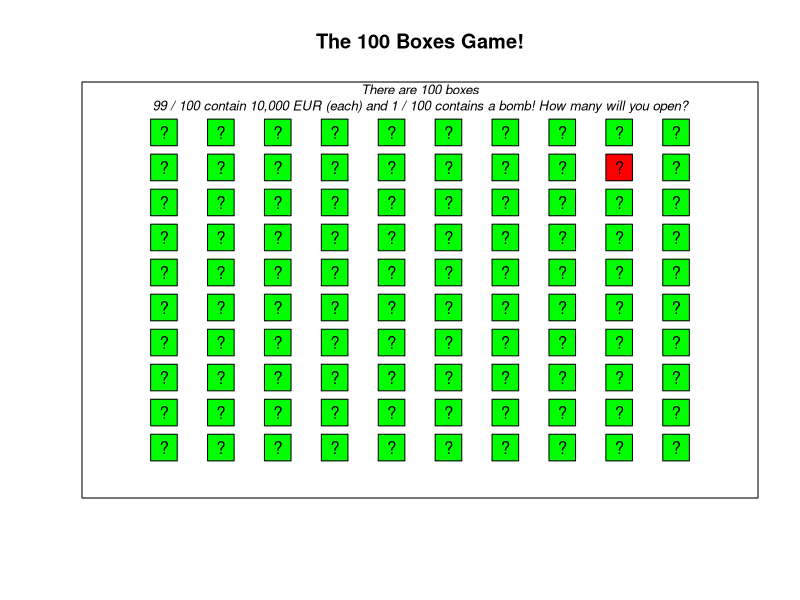

Reproduce this figure in R.
## ---- chunk 1
knitr::opts_chunk$set(fig.width=12, fig.height=8,
                      echo=FALSE, warning=FALSE, message=FALSE)
## ---- chunk 2
participant <- c(1, 2, 3, 4, 5, 6, 7, 8, 9, 10, 11, 12)
## ---- chunk 3
participant <- 1:12
## ---- chunk 4
participant <- seq(from = 1, to = 12, by = 1)
## ---- chunk 5
before <- c(45, 49, 40, 48, 44, 70, 90, 75, 80, 65, 80, 52)
## ---- chunk 6
after <- c(43, 50, 61, 44, 45, 20, 85, 65, 72, 65, 70, 75)
## ---- chunk 7
age <- c(20, 19, 22, 20, 27, 22, 22, 20, 25, 22, 24, 22)
## ---- chunk 8
sex <- rep(c("male", "female"), length.out = 12)
# OR
sex <- rep(c("male", "female"), times = 6)
## ---- chunk 9
# Here are different methods:
eye.color <- rep(c("blue", "brown"), each = 2, times = 3)
eye.color <- rep(c("blue", "brown"), each = 2, length.out = 12)
eye.color <- rep(c("blue", "blue", "brown", "brown"), times = 3)
## ---- chunk 10
# Note: I probably should have called this age.months...
age.years <- age * 12
## ---- chunk 11
change <- after - before
## ---- chunk 12
average <- (after + before) / 2
## ---- chunk 13
before <- before + 1
after <- after - 1
## ---- chunk 14
length(participant)
length(before)
length(after)
length(age)
length(sex)
length(eye.color)
## ---- chunk 15
age.sd <- sd(age)
## ---- chunk 16
age.median <- median(age)
## ---- chunk 17
table(sex)
## ---- chunk 18
table(sex) / sum(table(sex))

# OR

table(sex) / length(sex)
## ---- chunk 19
# We get an NA because sex is not a numeric vector!
mean(sex)
## ---- chunk 20
before.mean <- mean(before)
## ---- chunk 21
after.mean <- mean(after)
## ---- chunk 22
after.mean - before.mean

# We have to create the change vector again because we updated after and before!
change <- after - before
mean(change)
## ---- chunk 23
before.z <- (before - mean(before)) / sd(before)
## ---- chunk 24
after.z <- (after - mean(after)) / sd(after)
## ---- chunk 25
max(before)
max(before.z)
## ---- chunk 26
min(after)
min(after.z)
## ---- chunk 27
# The mean should be 0 the sd should be 1!

mean(before.z)
sd(before.z)

mean(after.z)
sd(after.z)
## ---- chunk 28
# Random sample of 50 values from N(mean = 20, sd = 10)
x <- rnorm(n = 50, mean = 20, sd = 10)
## ---- chunk 29
samp.10 <- rnorm(n = 10, mean = 100, sd = 10)
## ---- chunk 30
samp.100000 <- rnorm(n = 100000, mean = 100, sd = 10)
## ---- chunk 31
# My best guess for both means is 100 and for both sds is 10.
#  However I'm more confident in samp.100000 because the sample size
#   is larger!
## ---- chunk 32
mean(samp.10)
sd(samp.10)

mean(samp.100000)
sd(samp.100000)

# Yes my prediction was correct! (at least for this sample...)
## ---- chunk 33
# Plot of the Boxes Game

# Plotting space
plot(1, xlim = c(0, 11), ylim = c(0, 11),
     xlab = "", ylab = "", main = "The 100 Boxes Game!", 
     type = "n", xaxt = "n", yaxt = "n")

text(x = 5.5, y = 11, labels = "There are 100 boxes\n99 / 100 contain 10,000 EUR (each) and 1 / 100 contains a bomb! How many will you open?", font = 3, cex = .8)

# Boxes
points(x = rep(1:10, times = 10), y = rep(1:10, each = 10), 
    pch = 22, cex = 4, 
     bg = sample(c(rep("green", 99), "red")))

# Labels
points(x = rep(1:10, times = 10), y = rep(1:10, each = 10), pch = "?")

## ---- chunk 34
i.will.open <- 0  # How many do you want to open? Change the value from 0 to your number
## ---- chunk 35
# Run this chunk to create the function
play.boxes.game <- function(i.will.open) {

# Prevents exponent printing  
options("scipen" = 100, "digits" = 4)
  
if(i.will.open == 0) {
  
  print("You didn't open any boxes! You earned nothing but are still alive")}
  
if(i.will.open > 0) {
  
  boxes.result <- sample(x = c(rep(100000, 99), -Inf),
                   size = i.will.open)

if(-Inf %in% boxes.result) {
  
  print(paste("You're dead!!! You opened ", i.will.open, 
              " boxes and got the bomb!!!", sep = ""))}

if((-Inf %in% boxes.result) == FALSE) {
  
  print(paste("Congratulations!!! You opened ", i.will.open, 
              " boxes and earned ", sum(boxes.result), 
              " Euros! Don't you want to play again? :)", sep = ""))}
}
  
}
## ---- chunk 36
play.boxes.game(0)  # Play with 0 boxes
